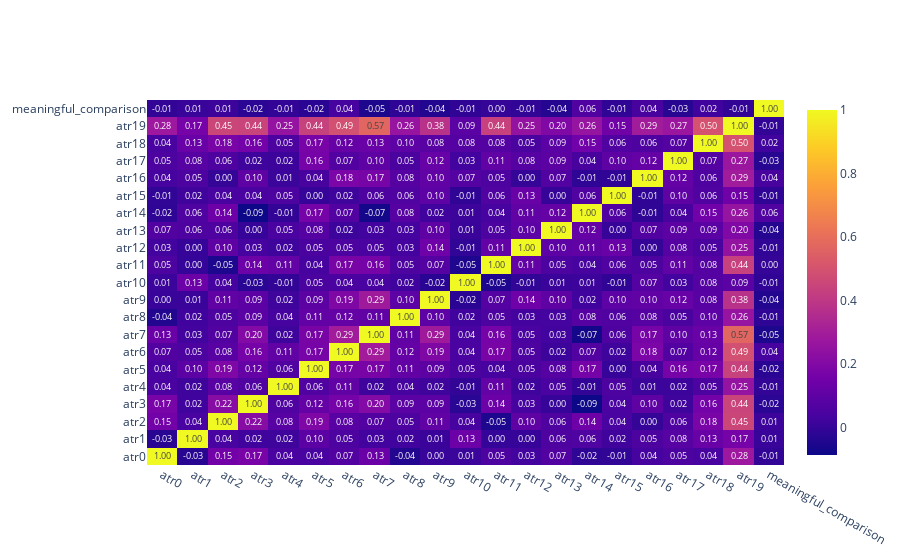

Here is the notebook cell this chart was saved with:
### Code cell
dataframe = citing_sentence.join([y])
correlation_matrix(dataframe)

### Figure 1 — Plotly figure (JSON) as saved in the notebook; plotly's stock layout.template omitted (floating-point values rounded to 4 significant figures; data arrays with more than 128 entries replaced by an {"elided": "..."} marker saying what was removed)
{"data": [{"text": {"elided": "21x21 float values"}, "texttemplate": "%{text:.2f}", "type": "heatmap", "x": ["atr0", "atr1", "atr2", "atr3", "atr4", "atr5", "atr6", "atr7", "atr8", "atr9", "atr10", "atr11", "atr12", "atr13", "atr14", "atr15", "atr16", "atr17", "atr18", "atr19", "meaningful_comparison"], "y": ["atr0", "atr1", "atr2", "atr3", "atr4", "atr5", "atr6", "atr7", "atr8", "atr9", "atr10", "atr11", "atr12", "atr13", "atr14", "atr15", "atr16", "atr17", "atr18", "atr19", "meaningful_comparison"], "z": {"elided": "21x21 float values"}}], "layout": {}}
